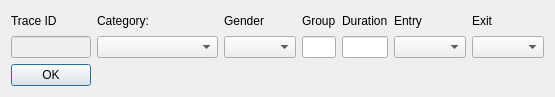
<?xml version="1.0" encoding="UTF-8"?>
<ui version="4.0">
 <class>Dialog</class>
 <widget class="QDialog" name="Dialog">
  <property name="geometry">
   <rect>
    <x>0</x>
    <y>0</y>
    <width>555</width>
    <height>97</height>
   </rect>
  </property>
  <property name="windowTitle">
   <string>Dialog</string>
  </property>
  <layout class="QGridLayout" name="gridLayout">
   <item row="2" column="0">
    <widget class="QLineEdit" name="lineEdit_T113">
     <property name="enabled">
      <bool>false</bool>
     </property>
     <property name="sizePolicy">
      <sizepolicy hsizetype="Ignored" vsizetype="Fixed">
       <horstretch>0</horstretch>
       <verstretch>0</verstretch>
      </sizepolicy>
     </property>
    </widget>
   </item>
   <item row="0" column="2">
    <widget class="QLabel" name="label_3">
     <property name="text">
      <string>Gender</string>
     </property>
    </widget>
   </item>
   <item row="0" column="5">
    <widget class="QLabel" name="label_6">
     <property name="text">
      <string>Entry</string>
     </property>
    </widget>
   </item>
   <item row="2" column="5">
    <widget class="QComboBox" name="comboBox_T31">
     <property name="sizePolicy">
      <sizepolicy hsizetype="Minimum" vsizetype="Fixed">
       <horstretch>0</horstretch>
       <verstretch>0</verstretch>
      </sizepolicy>
     </property>
    </widget>
   </item>
   <item row="2" column="3">
    <widget class="QLineEdit" name="lineEdit_T211">
     <property name="sizePolicy">
      <sizepolicy hsizetype="Ignored" vsizetype="Fixed">
       <horstretch>0</horstretch>
       <verstretch>0</verstretch>
      </sizepolicy>
     </property>
    </widget>
   </item>
   <item row="2" column="2">
    <widget class="QComboBox" name="comboBox_T27">
     <property name="sizePolicy">
      <sizepolicy hsizetype="Minimum" vsizetype="Fixed">
       <horstretch>0</horstretch>
       <verstretch>0</verstretch>
      </sizepolicy>
     </property>
    </widget>
   </item>
   <item row="2" column="6">
    <widget class="QComboBox" name="comboBox_T32">
     <property name="sizePolicy">
      <sizepolicy hsizetype="Minimum" vsizetype="Fixed">
       <horstretch>0</horstretch>
       <verstretch>0</verstretch>
      </sizepolicy>
     </property>
    </widget>
   </item>
   <item row="0" column="3">
    <widget class="QLabel" name="label_4">
     <property name="text">
      <string>Group</string>
     </property>
    </widget>
   </item>
   <item row="2" column="4">
    <widget class="QLineEdit" name="lineEdit_T322">
     <property name="sizePolicy">
      <sizepolicy hsizetype="Ignored" vsizetype="Fixed">
       <horstretch>0</horstretch>
       <verstretch>0</verstretch>
      </sizepolicy>
     </property>
    </widget>
   </item>
   <item row="0" column="1">
    <widget class="QLabel" name="label_2">
     <property name="text">
      <string>Category:</string>
     </property>
    </widget>
   </item>
   <item row="2" column="1">
    <widget class="QComboBox" name="comboBox_T15">
     <property name="sizePolicy">
      <sizepolicy hsizetype="MinimumExpanding" vsizetype="Fixed">
       <horstretch>0</horstretch>
       <verstretch>0</verstretch>
      </sizepolicy>
     </property>
    </widget>
   </item>
   <item row="0" column="4">
    <widget class="QLabel" name="label_5">
     <property name="text">
      <string>Duration</string>
     </property>
    </widget>
   </item>
   <item row="0" column="0">
    <widget class="QLabel" name="label">
     <property name="text">
      <string>Trace ID</string>
     </property>
    </widget>
   </item>
   <item row="0" column="6">
    <widget class="QLabel" name="label_7">
     <property name="text">
      <string>Exit</string>
     </property>
    </widget>
   </item>
   <item row="3" column="0">
    <widget class="QPushButton" name="pushButton">
     <property name="text">
      <string>OK</string>
     </property>
    </widget>
   </item>
  </layout>
 </widget>
 <resources/>
 <connections/>
</ui>
